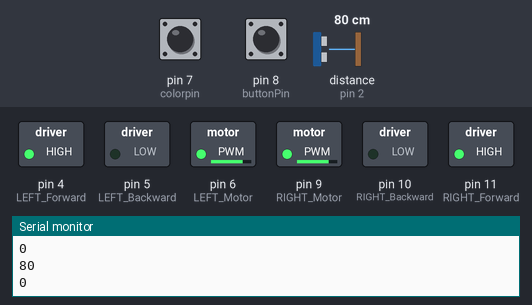
Simulated run of this sketch. Board: Arduino Uno, built with avr-gcc and run on an emulated ATmega328P. Parts: switched loads named in the sketch (green lamp = pin HIGH), the last lines printed to the serial monitor. The inputs (shaded band) are chosen by the test bench; at power-on: distance to the obstacle (sensor on pin 2) 80 cm, pin 8 (buttonPin) LOW, pin 7 (colorpin) HIGH. The echo pulse lasts 58.3 µs per cm.

Above: at 1.2 s.
1.3 s: distance to the obstacle (sensor on pin 2) set to 44 cm
2.8 s: distance to the obstacle (sensor on pin 2) set to 36 cm
At 3.4 s:
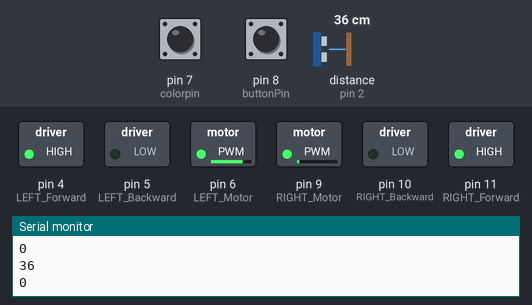
4.3 s: pin 8 (buttonPin) pulled HIGH for 0.15 s
At 5.0 s:
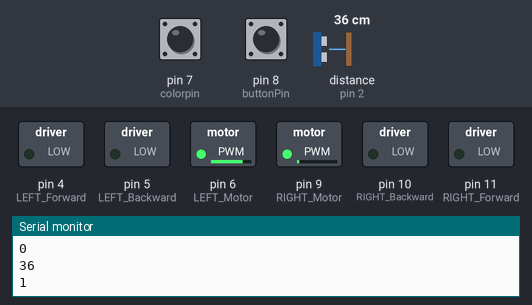
At 12.9 s:
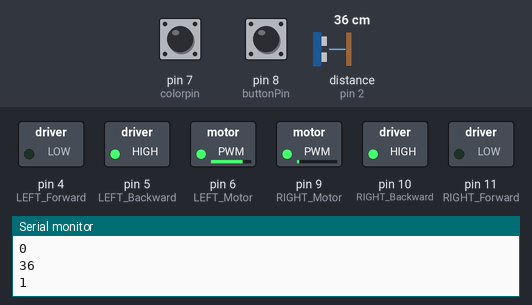
Timing chart, 0 to 22.4 s (numbered marks = the images above; inputs shaded):
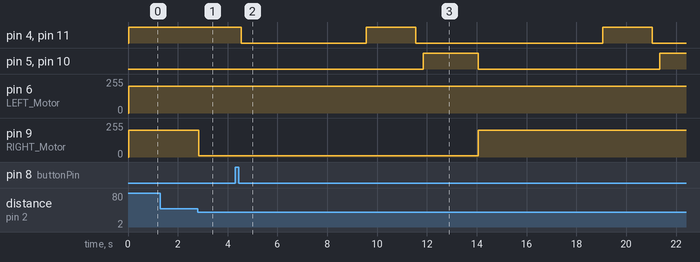

The sketch:

Goldie_MadsVersion.ino
```cpp
#define LEFT_Motor 6                    //VCC pin on Motor 1
#define LEFT_Forward 4                  //Direction pin on Motor 1
#define LEFT_Backward 5                 //Direction pin on Motor 1
#define RIGHT_Motor 9                   //VCC pin on Motor 2
#define RIGHT_Forward 11                //Direction pin on Motor 2
#define RIGHT_Backward 10               //Direction pin on Motor 2

#include "SR04.h"                       //US Sensor declarations
#define TRIG_PIN 2
#define ECHO_PIN 3
SR04 sr04 = SR04(ECHO_PIN, TRIG_PIN);

#define colorpin 7                      //IR Pin & Initialization
int color = 0;
int colorState = 0;
int onoff = 0;
bool timerRunning = false;  // Declare the timer running variable
unsigned long timerStart = 0;  // Declare the timer start time

long dist;                              //Distance variable

int LEFT_speed = 0;                     //Initialize motor speeds to zero
int RIGHT_speed = 0;

#define buttonPin 8
bool codestate = true;                  //true: default, false: custom pathway

void setup() {
  Serial.begin(9600);
  pinMode(LEFT_Motor,OUTPUT);           //Define motor pins
  pinMode(LEFT_Forward,OUTPUT);
  pinMode(LEFT_Backward,OUTPUT);
  pinMode(RIGHT_Motor,OUTPUT);
  pinMode(RIGHT_Forward,OUTPUT);
  pinMode(RIGHT_Backward,OUTPUT);

  pinMode(colorpin,INPUT);              //defines the ir sensor pin
  pinMode(buttonPin,INPUT);             //defines the button pin
}

void loop() {
  if (digitalRead(buttonPin) == 1 && codestate == false) {
    codestate = true;
    delay(250);
  }
  if (digitalRead(buttonPin) == 1 && codestate == true) {
    codestate = false;
    delay(250);
  }

  if (codestate == true) {
    color = digitalRead(colorpin);
    dist = sr04.Distance();                     //Distance value given by US Sensor
    Serial.println(dist);                       //Print distance(cm) in Serial Monitor

    if (color == LOW && onoff == 0) {           // Use == for comparison
      onoff = 1;
    }
    if (color == HIGH && onoff == 1) {          // Use == for comparison
      onoff = 0;
      colorState += 1;

      if (!timerRunning) {
        timerStart = millis();
        timerRunning = true;
      }
    }

    // Reset colorState if 2 seconds have passed
    if (timerRunning && millis() - timerStart > 1000) {
      colorState = 0;
      timerRunning = false; // Reset timer
    }

    if (colorState >= 4) {
      moveStop();
      timerRunning = false;
    }
    // Fix here: If colorState == 5, you should stop the robot
    if (colorState >= 4) {
      moveStop();
      timerRunning = false;
    } else {
      if (dist < 40 && dist > 10) {              //Obstacle 20-60cm away from robot
        leftspeed(200);                         //LEFT always forward
        rightspeed(-280 + (8 * dist));            //RIGHT will SLOW DOWN the closer it gets to an object
      }
      if (dist > 40) {                           //Continue forward if no obstacle within 60cm
        leftspeed(200);
        rightspeed(200);
      }
      if (dist < 10) {                           //Reverse at HALF SPEED if object is within 20cm
        leftspeed(-100);
        rightspeed(-100);
      }
    }
  } else {  // codestate == false
    moveStop();
    delay(5000);
    moveForward(100);
    moveStop();
    delay(300);
    moveBackward(100);
    delay(200);
  }

  analogWrite(LEFT_Motor, LEFT_speed);          //Send calculated motor speed to hardware
  analogWrite(RIGHT_Motor, RIGHT_speed);
  Serial.println(digitalRead(buttonPin));
}

void leftspeed(int x) {                          //Controller for LEFT speed and direction
  if (x > 0) {                                    //If x is positive, go forward
    digitalWrite(LEFT_Forward, HIGH);
    digitalWrite(LEFT_Backward, LOW);
    LEFT_speed = abs(x);
  }
  if (x < 0) {                                    //If x is negative, go backwards
    digitalWrite(LEFT_Backward, HIGH);
    digitalWrite(LEFT_Forward, LOW);
    LEFT_speed = abs(x);
  }
}

void rightspeed(int x) {                         //Controller for RIGHT speed and direction
  if (x > 0) {                                    //If x is positive, go forward
    digitalWrite(RIGHT_Forward, HIGH);
    digitalWrite(RIGHT_Backward, LOW);
    RIGHT_speed = abs(x);
  }
  if (x < 0) {                                    //If x is negative, go backward
    digitalWrite(RIGHT_Backward, HIGH);
    digitalWrite(RIGHT_Forward, LOW);
    RIGHT_speed = abs(x);
  }
}

// Functions for pre-determined pathway stuff later on
void turnRight() {
  leftspeed(200);
  rightspeed(-200);
  delay(500);
}

void turnLeft() {
  leftspeed(-200);
  rightspeed(200);
  delay(500);
}

void moveForward(int cm) {
  leftspeed(200);
  rightspeed(200);
  int ms = cm * 20;
  delay(ms);
}

void moveStop() {
  digitalWrite(RIGHT_Forward, LOW);
  digitalWrite(LEFT_Forward, LOW);
  digitalWrite(RIGHT_Backward, LOW);
  digitalWrite(LEFT_Backward, LOW);
}

void moveBackward(int cm) {
  leftspeed(-200);
  rightspeed(-200);
  int ms = cm * 20;
  delay(ms);
}
```

Measured:
- the behaviour switches between 40 and 39 cm on distance to the obstacle (sensor on pin 2) (found by bisection; images 0 and 1)
- after the input at 2.8 s, pin 9 (RIGHT_Motor): 200/255 → 8/255 after 0.05 s
- after the input at 4.3 s, pin 4 (LEFT_Forward), pin 11 (RIGHT_Forward): goes LOW 5.0 s, HIGH 2.0 s, LOW 7.5 s, HIGH 2.0 s, then LOW, starting after 0.25 s; pin 5 (LEFT_Backward), pin 10 (RIGHT_Backward): LOW → HIGH after 7.6 s, → LOW 2.2 s later, → HIGH 7.3 s later; pin 9 (RIGHT_Motor): 8/255 → 200/255 after 9.8 s
